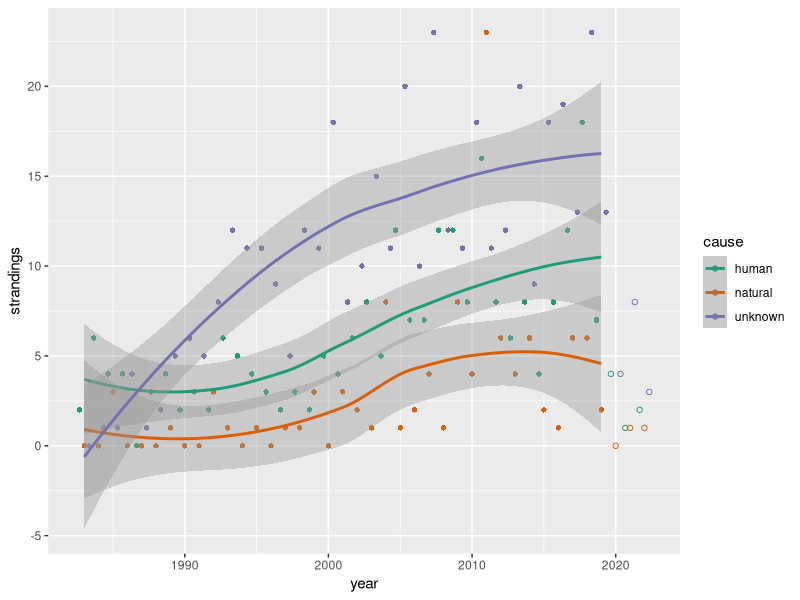
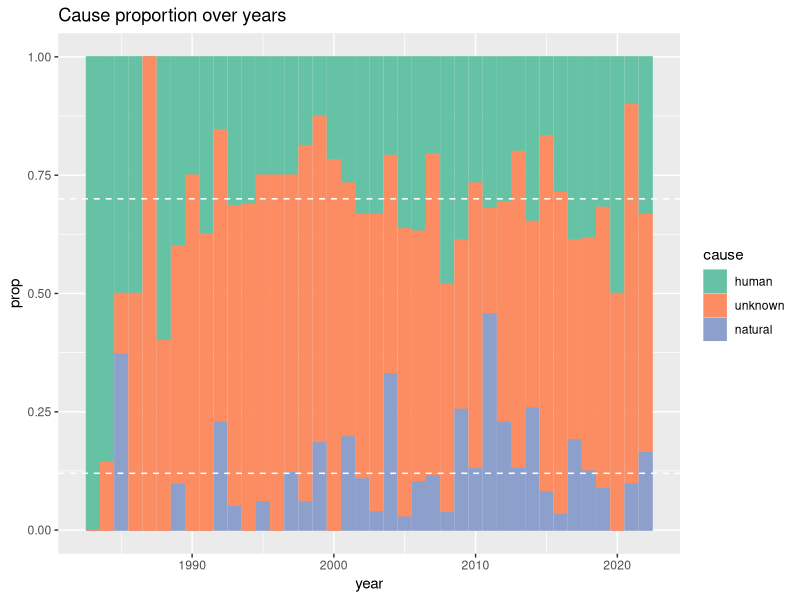
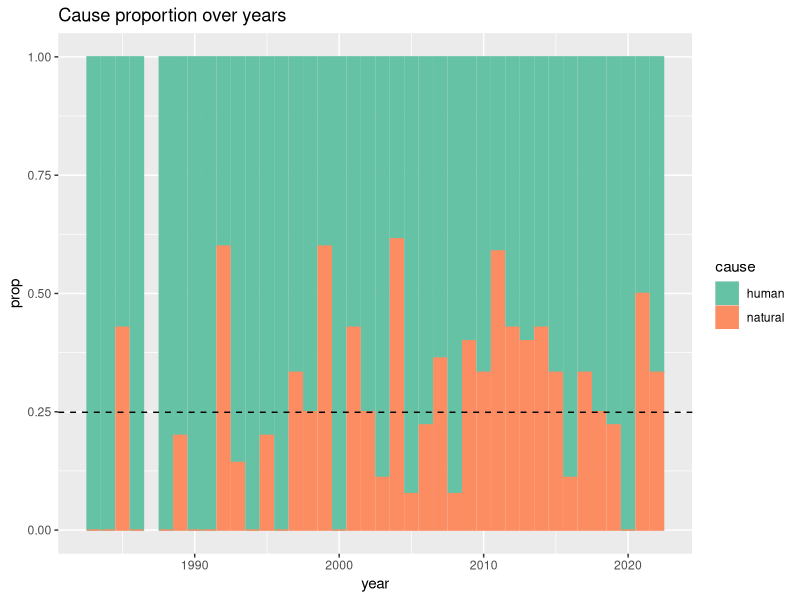
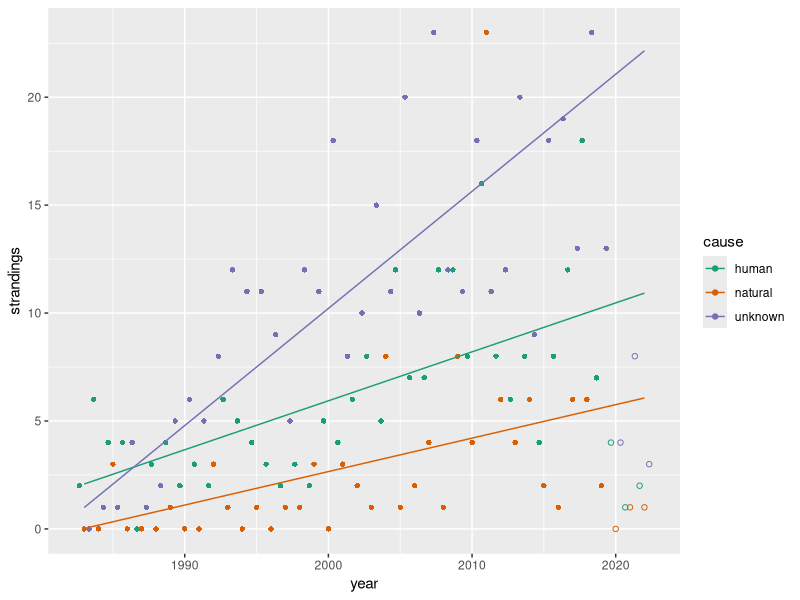
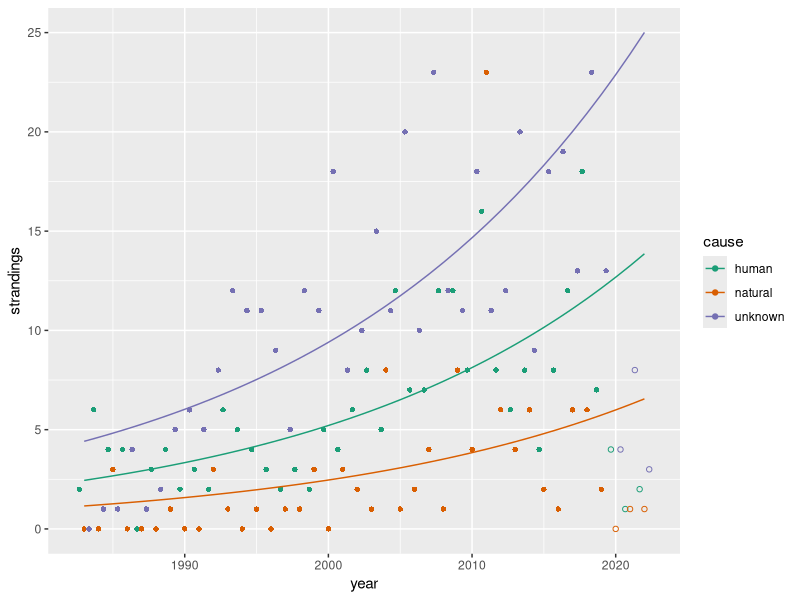
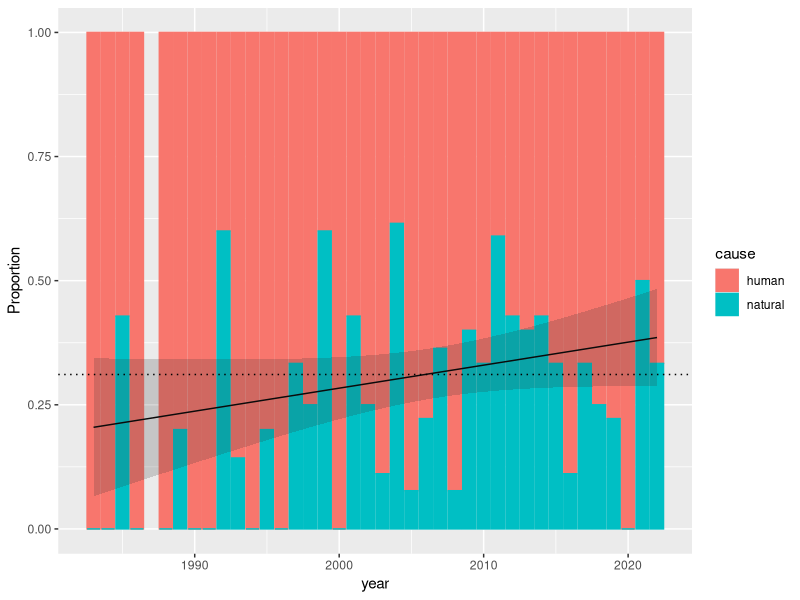
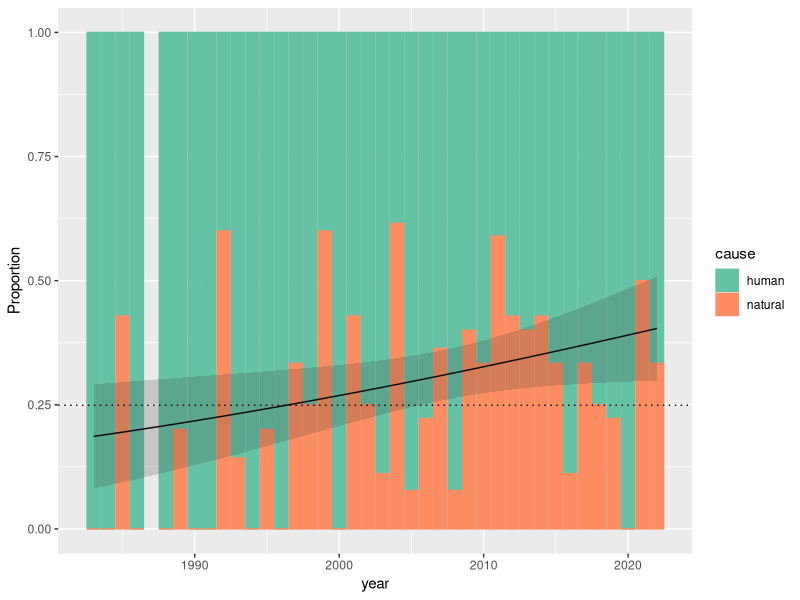

Source code (R) for these figures, in order: (Note: this script raises an error after producing the figures.)
## ---- chunk 1
library(readxl)
library(tidyr)
library(dplyr)
library(magrittr)
library(ggplot2)
library(lubridate)
library(forcats)
library(nnet)
library(splines)
## ---- chunk 2
turtles <- read_excel("Stranding Data Set.xlsx")
turtles_clean <- turtles %>% 
  mutate(date = parse_date_time(paste(Month, Year), "my"), 
         year = year(date),
         cause=fct_collapse(Cause, natural=c("Shark attack", "Misc.", "FP"), 
                            human=c("Human take", "Net", "Hook/line", "Boat impact"),
                            #FP="FP",
                            unknown=c("Unknown"))) %>%
  select(date, cause, everything(), -Year, -Month)
turtles_clean  
write.csv(turtles_clean, "turtles_clean.csv")
turtles_count <- turtles_clean %>% count(year, cause, name="strandings", .drop=FALSE)
turtles_count
turtles_count %>% group_by(cause) %>% filter(year >= 1985, year != 2011) %>% summarize(n = sum(strandings)) %>% mutate(p=n/sum(n))
## ---- chunk 3
timecountplot <- ggplot(turtles_count) + 
  aes(year, strandings, color=cause, shape=year<2020) + 
  geom_point(position=position_dodge(width=1)) + 
  scale_shape_manual(values = c(1,16), guide="none") +
  scale_color_brewer(palette="Dark2")
timecountplot + geom_smooth(data= ~filter(.x, year<2020), 
                            formula = y~x,
                            method="loess", span=1)
## ---- chunk 4
# turtles_count %>% filter(cause!="unknown") %>% group_by(year) %>% mutate(total=sum(strandings), prop=strandings/total)

(triclassplot <- ggplot( turtles_count %>% 
         filter() %>% 
         group_by(year) %>% 
         mutate(total=sum(strandings), 
                prop=strandings/total, 
                cause=fct_relevel(cause, "human", "unknown", "natural"))) + 
  aes(year, prop, color=cause) + geom_col(aes(fill=cause)) +
  geom_hline(yintercept=c(0.12, 1-0.30), lty=2, color="white") + 
  labs(title="Cause proportion over years")) + 
  scale_fill_brewer(type="qual", aesthetics = c("color", "fill"), palette = "Set2")
## ---- chunk 5
(biclassplot <- ggplot( turtles_count %>% 
         filter(cause!="unknown") %>% 
         group_by(year) %>% 
         mutate(total=sum(strandings), prop=strandings/total)) + 
  aes(year, prop, color=cause) + geom_col(aes(fill=cause)) +
  geom_hline(yintercept=0.249, lty=2) +
  labs(title="Cause proportion over years")) + 
  scale_color_brewer(palette="Set2", aesthetics = c("color", "fill"))
## ---- chunk 6
countsmodel <- glm(strandings~year * cause, 
                   poisson(link = "identity"), 
                   turtles_count %>% filter(year < 2020), 
                   start = c(1,0,0,0,0,0))

#countsmodel <- glm(strandings~year + cause, quasipoisson(link = "log"), turtles_count %>% filter(year < 2020))

countsmodel

timecountplot + geom_line(aes(y=predict(countsmodel, newdata=turtles_count, type="response"), shape=NULL))
#ggplot(turtles_count %>% filter(year < 2020), aes(year, strandings, color=cause)) + 
#  geom_point() + geom_line(aes(y=predict(countsmodel, type="response")))
## ---- chunk 7
countsmodel2 <- glm(strandings~year * cause, poisson(link = "log"), turtles_count %>% filter(year < 2020, year > 1984))

countsmodel2 %>% anova(test="LRT")

countsmodel3 <- update(countsmodel2, . ~ . - year:cause)

timecountplot + geom_line(aes(y=predict(countsmodel3, newdata = turtles_count, type="response"), shape=NULL))

#ggplot(turtles_count %>% filter(year < 2020), aes(year, strandings, color=cause)) + 
#  geom_point() + 
#  geom_line(aes(y=predict(update(countsmodel2, .~ . - year:cause), type="response"))) #+
  #geom_line(aes(y=predict(glm(strandings~year, poisson), type="response")), color=1)

## ---- chunk 8
turtles_known <- turtles_clean %>% filter(cause!="unknown") #, year < 2020)
binommodel <- glm(cause ~ year, binomial(link="identity"), turtles_known, weights = (turtles_known$year>1984) + 0)

binommodel  %>% anova(test="LRT")
## ---- chunk 9
#glm(cause ~ 1, binomial(link="identity"), turtles_known) 

turtles_known %>% count(cause) %>% mutate(proportions(n))

ggplot(cbind(turtles_known, predict(binommodel, type="response", se.fit=TRUE))) +
  geom_col(aes(year, prop, color=cause, fill=cause), inherit.aes = FALSE,
           turtles_count %>% filter(cause!="unknown") %>% 
             group_by(year) %>% 
             mutate(total=sum(strandings), prop=strandings/total) ) + 
  aes(year, fit, ymin=fit - 2*se.fit, ymax = fit + 2*se.fit) + 
  geom_line() + 
  geom_ribbon(alpha=0.2) + 
  geom_hline(yintercept=0.311, lty=3) + 
  labs(y="Proportion")
## ---- chunk 10
binommodel2 <- glm(cause ~ year, binomial(link="logit"), turtles_known)

binommodel2  %>% anova(test="LRT")
## ---- chunk 11
#glm(cause ~ 1, binomial(link="logit"), turtles_known)
#1/(1+exp(--1.103))

ggplot(cbind(turtles_known, predict(binommodel2, newdata=turtles_known, type="response", se.fit=TRUE))) +
  geom_col(aes(year, prop, color=cause, fill=cause), inherit.aes = FALSE,
           turtles_count %>% filter(cause!="unknown") %>% 
             group_by(year) %>% 
             mutate(total=sum(strandings), prop=strandings/total) ) + 
  scale_color_brewer(palette="Set2", aesthetics = c("fill", "color")) + 
  aes(year, fit, ymin=fit - 2*se.fit, ymax = fit + 2*se.fit, ) + 
  geom_line() + 
  geom_ribbon(alpha=0.2) + 
  geom_hline(yintercept=0.249, lty=3) + 
  labs(y="Proportion")
  
## ---- chunk 12
multinom(cause~year, turtles_clean, trace=FALSE) %>% step
## ---- chunk 13
cubicmultnom <- multinom(cause~ns(year, df=5), turtles_clean, trace=FALSE)
cubicmultnom
triclassplot +
  scale_fill_brewer(type="qual", aesthetics = c("color", "fill"), palette = "Set2") + 
  geom_line(aes(y=1-human, color=NULL), cbind(turtles_clean, predict(cubicmultnom, type="probs"))) + 
  geom_line(aes(y=natural, color=NULL), cbind(turtles_clean, predict(cubicmultnom, type="probs")))

## ---- chunk 14
cubicmultnom <- multinom(cause~ns(year, df=4), turtles_clean, trace=FALSE)
cubicmultnom
bootns <- purrr::rerun(100, multinom(cause~ns(year, df=4), turtles_clean %>% slice_sample(prop=1, replace=TRUE), trace=FALSE) %>% predict(newdata=turtles_clean, type="probs") %>% cbind(turtles_clean,.)) %>% bind_rows(.id="run")
#bootns

triclassplot + 
  geom_line(aes(y=1-human, group=run, color=NULL), bootns, color=1, alpha=0.15) + 
  geom_line(aes(y=natural, group=run, color=NULL), bootns, color=1, alpha=0.15) + 
  scale_fill_brewer(type="qual", aesthetics = c("color", "fill"), palette = "Set2") + 
  geom_line(aes(y=1-human, color=NULL), cbind(turtles_clean, predict(cubicmultnom, type="probs")), color=3, lwd=1, lty=2) + 
  geom_line(aes(y=natural, color=NULL), cbind(turtles_clean, predict(cubicmultnom, type="probs")), color=3, lwd=1, lty=2)


## ---- chunk 15
cubicmultnom2 <- multinom(cause~ns(year, df=3), turtles_clean, year >= 1985 & year != 2011, trace=FALSE)
cubicmultnom2

bootns2 <- purrr::rerun(2000, 
                       multinom(cause~ns(year, df=3), 
                                turtles_clean %>% slice_sample(prop=1, replace=TRUE), 
                                year>=1985 & year != 2011,
                                trace=FALSE) %>% 
                         predict(newdata=turtles_clean, type="probs") %>% 
                         cbind(turtles_clean,.)) %>% 
  bind_rows(.id="run")

bootci <- bootns2 %>% 
  group_by(year) %>% 
  summarize(human_L=1-quantile(human, 0.025), 
            human_U=1-quantile(human,1-0.025),
            natural_L=quantile(natural,0.025),
            natural_U=quantile(natural,1-0.025)) %>%
  pivot_longer(-year, names_sep = "_", names_to = c("cause", "bound")) %>%
  pivot_wider(names_from = "bound", values_from = "value")
#bootci
save(bootci, cubicmultnom2, file="bootci.rda")

triclassplot +
  #geom_line(aes(y=1-human, group=run, color=NULL), bootns2, color=1, alpha=0.15) + 
  #geom_line(aes(y=natural, group=run, color=NULL), bootns2, color=1, alpha=0.15) + 
  scale_fill_brewer(type="qual", aesthetics = c("color", "fill"), palette = "Set2",
                    name="Cause", labels=c("Human", "Unknown", "Predation, disease\nand weather")) + 
  geom_ribbon(aes(year,ymin=L, ymax=U, group=cause), data=bootci, inherit.aes = FALSE,alpha=0.25) +
  geom_line(aes(y=1-human, color=NULL), cbind(turtles_clean, predict(cubicmultnom2, type="probs")), color=1, lty=1) + 
  geom_line(aes(y=natural, color=NULL), cbind(turtles_clean, predict(cubicmultnom2, type="probs")), color=1, lty=1) + 
  annotate("text", x=c(1983,1984,2011), y=0.01, label="*", size=4) + 
  labs(y="proportion") + 
  theme(legend.position=c(0.5,0.96), legend.direction = "horizontal", legend.justification = c(0.5,1), 
         legend.background = element_rect(fill=alpha("white", 0.55)) )
  #theme(legend.position="top", legend.direction = "horizontal")
  #guides(fill="none", color="none")
ggsave("splineplot.png", width=6, height=4)
## ---- chunk 16
quarticmultnom2 <- multinom(cause~ns(year, df=4), turtles_clean, year >= 1985 & year != 2011, trace=FALSE)
quarticmultnom2
bootns4 <- purrr::rerun(2000, 
                       multinom(cause~ns(year, df=4), 
                                turtles_clean %>% slice_sample(prop=1, replace=TRUE), 
                                year>=1985 & year != 2011,
                                trace=FALSE) %>% 
                         predict(newdata=turtles_clean, type="probs") %>% 
                         cbind(turtles_clean,.)) %>% 
  bind_rows(.id="run")

bootci4 <- bootns4 %>% 
  group_by(year) %>% 
  summarize(human_L=1-quantile(human, 0.025), 
            human_U=1-quantile(human,1-0.025),
            natural_L=quantile(natural,0.025),
            natural_U=quantile(natural,1-0.025)) %>%
  pivot_longer(-year, names_sep = "_", names_to = c("cause", "bound")) %>%
  pivot_wider(names_from = "bound", values_from = "value")
#bootci


triclassplot +
  #geom_line(aes(y=1-human, group=run, color=NULL), bootns2, color=1, alpha=0.15) + 
  #geom_line(aes(y=natural, group=run, color=NULL), bootns2, color=1, alpha=0.15) + 
  scale_fill_brewer(type="qual", aesthetics = c("color", "fill"), palette = "Set2",
                    name="Cause", labels=c("Human", "Unknown", "Predation, disease\n and weather")) + 
  geom_ribbon(aes(year,ymin=L, ymax=U, group=cause), data=bootci4, inherit.aes = FALSE,alpha=0.25) +
  geom_line(aes(y=1-human, color=NULL), cbind(turtles_clean, predict(quarticmultnom2, type="probs")), color=1, lty=1) + 
  geom_line(aes(y=natural, color=NULL), cbind(turtles_clean, predict(quarticmultnom2, type="probs")), color=1, lty=1) + 
   theme(legend.position=c(0.5,0.96), legend.direction = "horizontal", legend.justification = c(0.5,1), 
         legend.background = element_rect(fill=alpha("white", 0.65)) )
  #theme(legend.position="top", legend.direction = "horizontal")
  #guides(fill="none", color="none")
## ---- chunk 17
turtles_clean <- turtles_clean %>% mutate(cause4=fct_collapse(Cause,
                                             human = c( "Human take", "Net", "Hook/line", "Boat impact"),
                                             unknown = c("Unknown"),
                                             #fp = "FP",
                                             natural=c("Misc.", "Shark attack", "FP")
                                             ))
turtles_count4 <- turtles_clean %>% count(year, cause4, name="strandings", .drop=FALSE)
#turtles_count4
turtles_count4 %>% group_by(cause4) %>% summarize(n = sum(strandings)) %>% mutate(p=proportions(n))


quadclassplot <- ggplot( turtles_count4 %>% 
         filter() %>% 
         group_by(year) %>% 
         mutate(total=sum(strandings), prop=strandings/total,
                cause4=fct_relevel(cause4, "human", "unknown", "natural"))) + 
  aes(year, prop, color=cause4) + geom_col(aes(fill=cause4)) +
  #geom_hline(yintercept=c(0.312, 1-0.103), lty=2, color="white") + 
  labs(title="Cause proportion over years")
quadclassplot  
multnom4 <- multinom(cause4~ns(year, df=4), turtles_clean, year>=1985 & year !=2011, trace=TRUE)
multnom4 %>% summary

quadclassplot +
  geom_line(aes(y=1-human, color=NULL), cbind(turtles_clean, predict(multnom4, type="probs"))) + 
  #geom_line(aes(y=fp, color=NULL), cbind(turtles_clean, predict(multnom4, type="probs"))) +
  geom_line(aes(y=natural, color=NULL), cbind(turtles_clean, predict(multnom4, type="probs")))

## ---- chunk 18
anova(
  multinom(cause~ns(year, df=4), turtles_clean, year >= 1980 & year != 2011, trace=FALSE),
  multinom(cause~ns(year, df=3), turtles_clean, year >= 1980 & year != 2011, trace=FALSE),
  multinom(cause~ns(year, df=2), turtles_clean, year >= 1980 & year != 2011, trace=FALSE),
  multinom(cause~year, turtles_clean, year >= 1980 & year != 2011, trace=FALSE),
  multinom(cause~1, turtles_clean, year >= 1980 & year != 2011, trace=FALSE)
  )

multinom(cause~ns(year, df=4), turtles_clean, year >= 1985 & year != 2011, trace=FALSE) %>% AIC
multinom(cause~ns(year, df=3), turtles_clean, year >= 1985 & year != 2011, trace=FALSE) %>% AIC
multinom(cause~ns(year, df=2), turtles_clean, year >= 1985 & year != 2011, trace=FALSE) %>% AIC
multinom(cause~year, turtles_clean, year >= 1985 & year != 2011, trace=FALSE) %>% AIC
multinom(cause~1, turtles_clean, year >= 1985 & year != 2011, trace=FALSE) %>% AIC
## ---- chunk 19
turtles_clean %>% count(Cause, Side) %>% 
  pivot_wider(names_from = Side, values_from=n) %>% 
  mutate(Total=E+W, across(-Cause, ~paste0(.x, " (", round(.x/sum(.x)*100, 1), "\\%)"))) %>%
  knitr::kable("latex")
  
## ---- chunk 20
turtles_clean %>% count(Cause, Status, .drop = FALSE) %>% 
  pivot_wider(names_from = Status, values_from = n) %>% 
  replace_na(replace=list(U=0)) %>% 
  rename(Alive=A, Dean=D, Unknown=U) %>%
  knitr::kable("latex")

## ---- chunk 21
ggplot(turtles_clean) + aes(x=Cause, y=SCL) + geom_boxplot() + 
  labs(y="Carapace length (cm) ")
